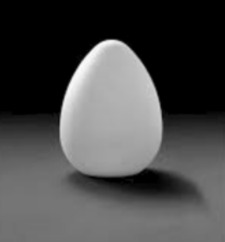
#> input picture huevo.jpg, 225 x 242 px
$ python centro2.py
#> lines starting #> are read from the running program, lines starting #| are printed output that depends on the picture; after the words box and inside, x2 and y2 are one past the last pixel; in counts of white or black regions, pixels touching at a corner belong together
"""
Esta es una mejor versión del algoritmo para encontrar el centro de una imagen, basada en la teoría de momentos
"""

import cv2
import numpy as np

# Lectura de imagen
imagen = cv2.imread("huevo.jpg", 0)
#> imagen is the input picture: shape (242, 225); min 0, max 253, mean 73.9

# Filas y columnas de la imagen
fil, col = imagen.shape
#> fil = 242; col = 225
print('filas: ', fil, ' ', 'columnas. ', col)
#| filas:  242   columnas.  225

# Matriz de ceros
img_segment = np.zeros((fil, col))

# Inicialización de momentos y área
m = 0
mx = 0
my = 0

# Segmentación
for f in range(fil):
    for c in range(col):
        if imagen[f, c] > 125:
            img_segment[f, c] = 255
        else:
            img_segment[f, c] = 0
        m = m + img_segment[f, c]
        my = my + f * img_segment[f, c]
        mx = mx + c * img_segment[f, c]
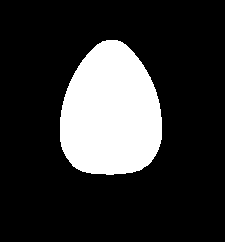
#> img_segment: shape (242, 225) float64; 19.8% white; 1 white region, box (x1, y1, x2, y2) and area: (60, 40, 162, 175) 10807
#> after the loop, m = 2755785; mx = 304397325; my = 310779720

xc = int(my/m)
#> xc = 112
yc = int(mx/m)
#> yc = 110

print('X: ', xc)
#| X:  112
print('Y: ', yc)
#| Y:  110

# Ver imágenes
cv2.imshow('Original', imagen)
cv2.imshow('Segmentada', img_segment)
cv2.circle(imagen, (xc, yc), 2, (0, 255, 0), 2)
#> imagen: shape (242, 225); 0.07% of pixels changed, all inside (x1, y1, x2, y2) = (109, 107, 116, 114)
cv2.imshow('Centro', imagen)
cv2.waitKey(0)
cv2.destroyAllWindows()
